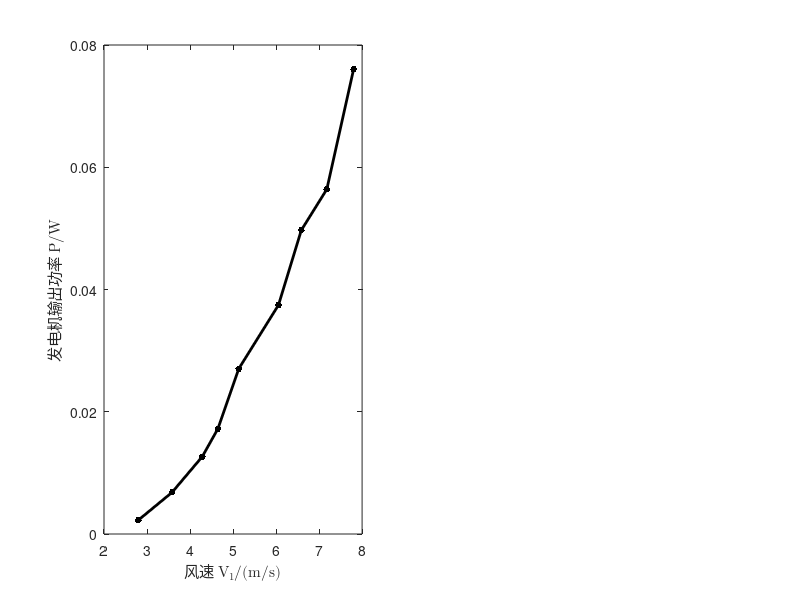

MATLAB code for this plot: (Note: this script raises an error after producing the figure.)
% u =(10:2:26);
% i =[0.065 0.081 0.099 0.117 0.137 0.156 0.177 0.200 0.220];
% v1=[2.795 3.582 4.286 4.648 5.133 6.056 6.587 7.180 7.803];
% r=0.5*103.84*10^(-3);
% s=pi*r*r;
% rho=1.185;
% p0=u.*i
% p1=0.5.*rho.*s.*(v1.^3)
% ita=p1./p0
%
% subplot(1, 2, 1);
% uv=scatter(u, v1, 200, 'k', '.');
% dddd=(0:0.22:1.76)-0.3;
% text(u-dddd, v1+0.12, arrayfun(@(x)sprintf("%.3f", x), v1), 'fontname', 'latin modern math', 'fontsize', 12)
%
% hold on;
% xlim([10, 26])
% xticks(u)
% set(gca, 'FontName', 'Latin Modern Math', 'FontSize', 15);
% xlabel('\fontname{Songti SC}输入电压 \fontname{Latin Modern Math}U/V');
% ylabel('\fontname{Songti SC}风速 \fontname{Latin Modern Math}V_1/(m/s)');
% box on;
% M=[u' ones(9,1)];
% k=M\(v1');
% v1pre=(M*k)';
%
% plot(u, v1pre, '-k', 'LineWidth', 2);
%
% subplot(1, 2, 2);
% plot(v1, ita, '.-k', 'LineWidth', 2, 'MarkerSize', 15);
% set(gca, 'FontName', 'Latin Modern Math', 'FontSize', 15);
% xlabel('\fontname{Songti SC}风速 \fontname{Latin Modern Math}V_1/(m/s)');
% ylabel('\fontname{Songti SC}转换效率 \fontname{Latin Modern Math}\eta');
% dddd=(0:0.22:1.76)-0.3;
% text(v1-0.55, ita, arrayfun(@(x)sprintf("%.3f", x), ita), 'fontname', 'latin modern math', 'fontsize', 12)




% r=(400:200:2000);
% u1=[2.40,3.20,3.85,4.10,4.42,4.67,4.88,5.02,5.25];
% u2=[5.12,6.30,7.20,8.01,8.30,8.71,8.96,9.15,9.20];
% p1=u1.^2./r
% p2=u2.^2./r
%
% plot(r, p1, '.--k', 'LineWidth', 2, 'MarkerSize', 15);
% hold on;
% plot(r, p2, '.-k', 'LineWidth', 2, 'MarkerSize', 15);
% set(gca, 'FontName', 'Latin Modern Math', 'FontSize', 15);
%
% xlim([400, 2000])
% xticks(r)
%
% legend(["\fontname{Songti SC}风机电压 \fontname{Latin Modern Math}16V; \fontname{Songti SC}风速 \fontname{Latin Modern Math}4.648m/s", "\fontname{Songti SC}风机电压 \fontname{Latin Modern Math}24V; \fontname{Songti SC}风速 \fontname{Latin Modern Math}7.180m/s"],...
%     'FontSize', 18);
% xlabel('\fontname{Songti SC}负载电阻 \fontname{Latin Modern Math}R/\Omega');
% ylabel('\fontname{Songti SC}输出功率 \fontname{Latin Modern Math}P/W');
% dddd=(0:13:104)-8;
% text(r-dddd, p1+0.001, arrayfun(@(x)sprintf("%.4f", x), p1), 'fontname', 'latin modern math', 'fontsize', 12)
% text(r-dddd, p2-0.001, arrayfun(@(x)sprintf("%.4f", x), p2), 'fontname', 'latin modern math', 'fontsize', 12);

u=(10:2:26);
u1=[1.50 2.61 3.56 4.15 5.20 6.12 7.05 7.51 8.72];
v1=[2.795 3.582 4.286 4.648 5.133 6.056 6.587 7.180 7.803];
p0=u1.^2./1000
r=0.5*86.20*10^(-3);
s=pi*r*r;
rho=1.185;
p1=0.5.*rho.*s.*(v1.^3)
eta=p0./p1

subplot(1, 2, 1);
plot(v1, p0, '.-k', 'LineWidth', 2, 'MarkerSize', 15);
xlabel('\fontname{Songti SC}风速 \fontname{Latin Modern Math}V_1/(m/s)');
ylabel('\fontname{Songti SC}发电机输出功率 \fontname{Latin Modern Math}P/W');
text(v1-0.7, p0+0.001, arrayfun(@(x)sprintf("%.3f", x), p0), 'fontname', 'latin modern math', 'fontsize', 12)
set(gca, 'FontName', 'Latin Modern Math', 'FontSize', 15);

subplot(1, 2, 2);
plot(v1, eta, '.-k', 'LineWidth', 2, 'MarkerSize', 15);
xlabel('\fontname{Songti SC}风速 \fontname{Latin Modern Math}V_1/(m/s)');
ylabel('\fontname{Songti SC}发电机转换效率 \fontname{Latin Modern Math}\eta');
text(v1-0.7, eta+0.0003, arrayfun(@(x)sprintf("%.3f", x), eta), 'fontname', 'latin modern math', 'fontsize', 12)
set(gca, 'FontName', 'Latin Modern Math', 'FontSize', 15);
